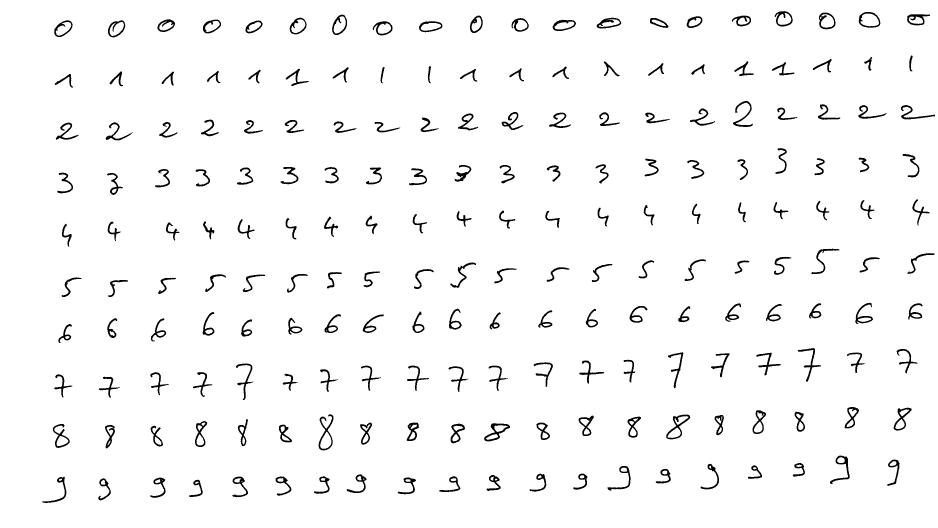
#> input picture TP3/app.tif, 2812 x 1584 px (shown at 1/3 size)
$ python main.py
#> lines starting #> are read from the running program, lines starting #| are printed output that depends on the picture; after the words box and inside, x2 and y2 are one past the last pixel; in counts of white or black regions, pixels touching at a corner belong together
### TP3/localizeDigits.py
import cv2
import numpy as np
from PIL import Image, ImageDraw

def getRanges(proj):
  """Turns horizontal or vertical pixels projection into ranges of row/columns containing non-zero elements

  Args:
      proj (np.array): Vector containing horizontal/vertical projection

  Returns:
      list: List of tuples containing start and end of non-zero elements
  """
  start = False
  end = False
  ranges = []
  for index, pixels in np.ndenumerate(proj):
    index = index[0]
    if pixels != 0 and not start:
      start = index
    if pixels == 0 and not end:
      end = index
    if start and end:
      if start<end:
        ranges.append([start, end])
      start = False
      end = False
  return ranges

def getDigitsCoordinates(imageFilename, outputFilename = None):
  """Localizes digits on learning base image

  Args:
      imageFilename (string): The learning base image filename
      outputFilename (string, optional): If non-empty, a copy of original image passed with imageFilename will be created under outputFilename with boxes around localized digits. Defaults to None.

  Returns:
      list: List of tuples of tuples containing coordinates of upper-left and bottom-right corners of each digit
  """
  im = cv2.imread(imageFilename, cv2.IMREAD_GRAYSCALE)
  im = 255 - im
  proj = np.sum(im,1)
  width = np.size(im, 1)
  horizontalRanges = getRanges(proj)
  i = Image.new('RGB', (width, proj.shape[0]), 'white')
  boxesCoordinates = []
  if outputFilename:
    originalImage = Image.open(imageFilename)
    draw = ImageDraw.Draw(originalImage)

  # Uncomment code below to save the horizontal projection histogram as 'result.png'
  """ m = np.max(proj)
  w = 500
  result = np.full((proj.shape[0],500),255)
  result = np.ascontiguousarray(result, dtype=np.uint8)
  for row in range(im.shape[0]):
    cv2.line(result, (0,row), (int(proj[row]*w/m),row), (0,0,0), 1)
  cv2.imwrite('result.png', result)"""

  for horizontalRange in horizontalRanges:
    lineOfDigits = im[horizontalRange[0]:horizontalRange[1], 0:width]
    verticalProj = np.sum(lineOfDigits,0)
    verticalRanges = getRanges(verticalProj)
    for verticalRange in verticalRanges:
      digitSubMatrix = im[horizontalRange[0]:horizontalRange[1], verticalRange[0]:verticalRange[1]]
      digitHorizontalProj = np.sum(digitSubMatrix, 1)
      digitTop = horizontalRange[0]
      digitBottom = horizontalRange[1]-1
      while not digitHorizontalProj[digitTop-horizontalRange[0]]:
        digitTop+=1
      while not digitHorizontalProj[digitBottom-horizontalRange[1]]:
        digitBottom-=1
      boxCoordinates = ((verticalRange[0],digitTop),(verticalRange[1],digitBottom))
      boxesCoordinates.append(boxCoordinates)
      if outputFilename:
        draw.rectangle(boxCoordinates,outline='red')
  if outputFilename:
    originalImage.save(outputFilename)
  return boxesCoordinates

# [5 lines that do not run on import are left out]

### TP3/main.py
import localizeDigits
import numpy as np
import math
import json
from json import JSONEncoder
import cv2

def groupDigitsByClass(digitsSamples, nbDigitsPerClass):
  """Reorders digit samples by class of digit

  Args:
      digitsSamples (list): raw list of digit samples positions
      nbDigitsPerClass (int): number of digit samples per class of digit

  Returns:
      list: reordered digit samples positions
  """
  digitSamples = []
  for i in range(len(digitsSamples)//nbDigitsPerClass):
    digitSamples.append([])
  for index, digit in enumerate(digitsSamples):
    digitSamples[index//nbDigitsPerClass].append(digit)
  return digitSamples

def getDigitZoning(imageSubMatrix, nbVertZones, nbHorZones):
  """Builds digit normalized zoning in one vector of dimension n*m where each element contains the number of black pixels

  Args:
      imageSubMatrix (np.array): The submatrix of the original set of digits containing only one digit to process
      nbVertZones (int): The number of vertical zoning areas (n)
      nbHorZones (int): The number of horizontal zoning areas (m)

  Returns:
      np.array: Vector of size n*m containing normalized densities for each zone
  """
  outputVector = []
  columnsWidth = math.ceil(np.size(imageSubMatrix,1)/nbHorZones)
  rowsHeight = math.ceil(np.size(imageSubMatrix, 0)/nbVertZones)
  surface = columnsWidth*rowsHeight
  for row in range(nbVertZones):
    rowStart = int(rowsHeight*row)
    for column in range(nbHorZones):
      columnStart = int(columnsWidth*column)
      subMatrix = imageSubMatrix[rowStart:rowStart+rowsHeight, columnStart:columnStart+columnsWidth]
      nbBlackPixels = np.size(subMatrix)-np.count_nonzero(subMatrix)
      nbBlackPixels/=surface
      outputVector.append(nbBlackPixels)
  return np.array(outputVector)

def learnDigits(learningBaseImage, nbDigitsByClass, nbVertZones, nbHorZones):
  digitPositions = localizeDigits.getDigitsCoordinates(learningBaseImage)
#> in getDigitsCoordinates, im is the input picture: shape (1584, 2812); min 0, max 255, mean 247.2
#> in getDigitsCoordinates, `im = 255 - im`:
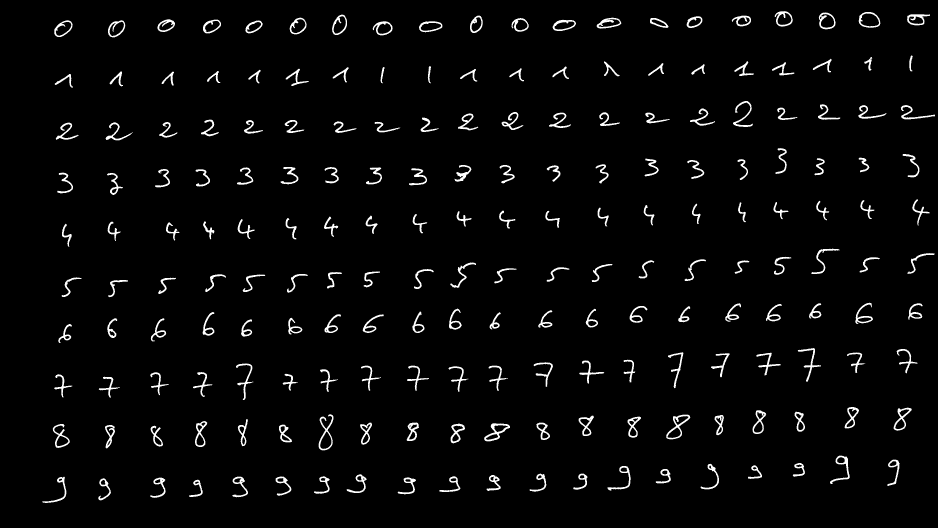
#> im: shape (1584, 2812) (shown at 1/3 size); min 0, max 255, mean 7.8
#> in getDigitsCoordinates, `proj = np.sum(im,1)`: proj = 1584 values, max 109140 at index 66, min 0 at index 0, mean 21988.6
#> in getDigitsCoordinates, `width = np.size(im, 1)`: width = 2812
#> the loop in getRanges, `for index, pixels in np.ndenumerate(proj):` made 1584 passes
#> pixels on pass 34: 255
#> after the loop in getRanges, `for index, pixels in np.ndenumerate(proj):`: end = 1510; ranges = [[34, 112], [167, 263], [304, 421], [445, 585], [599, 741], [747, 892], [909, 1029], [1045, 1200], [1222, 1351], [1368, 1509]]; start = False
#> in getDigitsCoordinates, `horizontalRanges = getRanges(proj)`: horizontalRanges has the same summary as ranges in getRanges
#> in getDigitsCoordinates, `i = Image.new('RGB', (width, proj.shape[0]), 'white')`: i: PIL image 2812x1584 RGB; every value is 255
#> the loop in getDigitsCoordinates, `for horizontalRange in horizontalRanges:` made 10 passes
#> pass 2, in getDigitsCoordinates, `lineOfDigits = im[horizontalRange[0]:horizontalRange[1], 0:width]`:
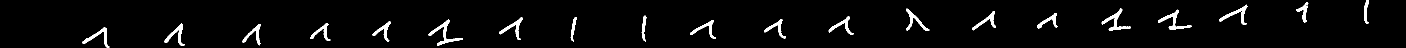
#> lineOfDigits: shape (96, 2812) (shown at 1/2 size); 3.3% white; 20 white regions, largest, box (x1, y1, x2, y2) and area: (857, 39, 926, 91) 708, (2203, 16, 2261, 61) 633, (2316, 19, 2383, 59) 606
#> after the loop in getDigitsCoordinates, `for horizontalRange in horizontalRanges:`: boxesCoordinates = 200 items
#> digitPositions = 200 items
  im = cv2.imread(learningBaseImage, cv2.IMREAD_GRAYSCALE)
  digitPositions = groupDigitsByClass(digitPositions, nbDigitsByClass)
#> the loop in groupDigitsByClass, `for i in range(len(digitsSamples)//nbDigitsPerClass):` made 10 passes
#> after the loop in groupDigitsByClass, `for i in range(len(digitsSamples)//nbDigitsPerClass):`: digitSamples = [[], [], [], [], [], [], [], [], [], []]
#> the loop in groupDigitsByClass, `for index, digit in enumerate(digitsSamples):` made 200 passes
#> digit on passes 1 to 3: ((164, 61), (218, 110)), ((325, 61), (376, 111)), ((473, 58), (525, 95))
#> digitPositions = 10 items
  digitVectors = []
  for digitClass in digitPositions:
    for digit in digitClass:
      digitSubMatrix = im[digit[0][1]:digit[1][1],digit[0][0]:digit[1][0]]
      profile = getDigitZoning(digitSubMatrix, nbVertZones, nbHorZones)
      digitVectors.append(profile)
#> this loop made 10 passes
#> digitSubMatrix: shape (78, 36); 72% white; 1 black region, box (x1, y1, x2, y2) and area: (0, 0, 36, 78) 785
  return digitVectors

def dist(vectorA, vectorB):
  """Computes the euclidean distance between two vectors A and B having the same dimension

  Args:
      vectorA (list): Vector A
      vectorB (list): Vector B

  Returns:
      int: The euclidean distance
  """
  return np.linalg.norm(np.array(vectorA)-np.array(vectorB))

def computeProbSum(profile, classesCenters):
  probSum = 0
  for classCenter in classesCenters:
    probSum+=math.exp(-dist(profile, classCenter))
  return probSum

def probability(digitClass, KNearestNeighbors):
  """Computes the probability for a profile to belong to the class of a digit

  Args:
  """
  return sum(neighbor[0]==digitClass for neighbor in KNearestNeighbors)/len(KNearestNeighbors)

def getKNearestNeighbors(K, digitDensityVector, digitsDensityVectors, nbDigitsPerClass):
  """Builds the list of k nearest neighbors of a digit in learning base

  Args:
      K (int): The number of expected nearest neighbors
      digitDensityVector (list): Density vector of digit to classify
      digitsDensityVectors (list): Flat list of density vectors of each digit in learning base
      nbDigitsPerClass (int): Number of digits per class of digits

  Returns:
      list: List of nearest neighbors as tuples in the form (class, distance)
  """
  distances = []
  for digitIndex, digitOfLearningBase in enumerate(digitsDensityVectors):
    distance = dist(digitDensityVector, digitOfLearningBase)
    distances.append((digitIndex//nbDigitsPerClass, distance))
  distances.sort(key=lambda i:i[1])
  return distances[0:K]

class NumpyArrayEncoder(JSONEncoder):
    def default(self, obj):
        if isinstance(obj, np.ndarray):
            return obj.tolist()
        return JSONEncoder.default(self, obj)

def printClassifierStat(recognizedDigits, nbDigitsPerClass):
  """Displays stats about recognized digits

  Args:
      recognizedDigits (array): List of recognized digits
      nbDigitsPerClass (int): Number of digits in each class
  """
  nbSuccessByClass = [0]*10
  for index, recognizedDigit in enumerate(recognizedDigits):
    if(recognizedDigit==index//nbDigitsPerClass):
      nbSuccessByClass[index//nbDigitsPerClass]+=1
  nbSuccess = sum(nbSuccessByClass)
  print("%i digits successfully recognized = %4.2f %%"%(nbSuccess, nbSuccess))
  for (classIndex, successInClass) in enumerate(nbSuccessByClass):
    print('- class %i : %i success = %4.2f %%'%(classIndex, successInClass,100*successInClass//nbDigitsPerClass))

if __name__ == "__main__":
  n = 8
  m = 8
  nbDigitsPerClass = 20
  nbNearestNeighbors = 7
  digitsDensityVectors = learnDigits('app.tif', nbDigitsPerClass, n, m)
  with open('vectors.json','w') as vectorsOutfile:
    json.dump(digitsDensityVectors, vectorsOutfile, cls=NumpyArrayEncoder)
  testDigitsPositions = localizeDigits.getDigitsCoordinates('test.tif')
#> call 2 of getDigitsCoordinates, with imageFilename = 'test.tif'
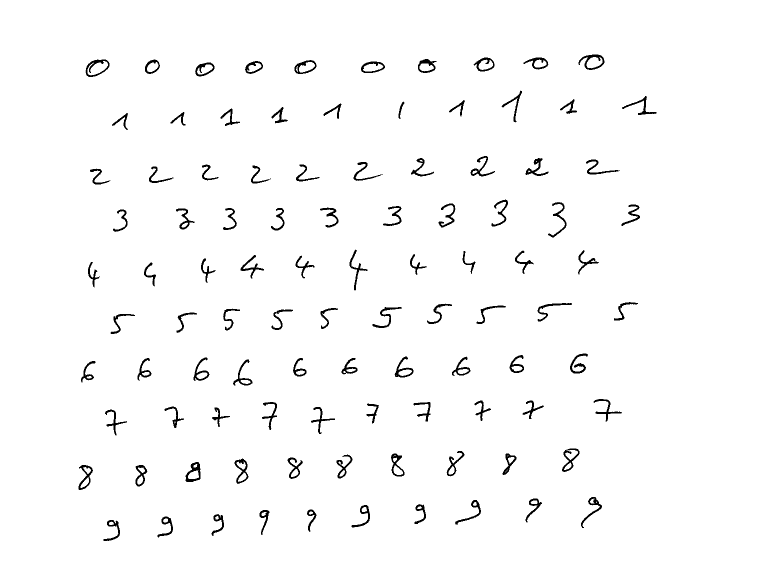
#> input picture TP3/test.tif, 1514 x 1175 px (shown at 1/2 size)
#> in getDigitsCoordinates (call 2), `im = cv2.imread(imageFilename, cv2.IMREAD_GRAYSCALE)`: im: shape (1175, 1514); 97.9% white; 100 black regions, largest, box (x1, y1, x2, y2) and area: (171, 119, 219, 154) 545, (371, 924, 401, 964) 542, (1157, 109, 1209, 140) 533
#> in getDigitsCoordinates (call 2), `im = 255 - im`:
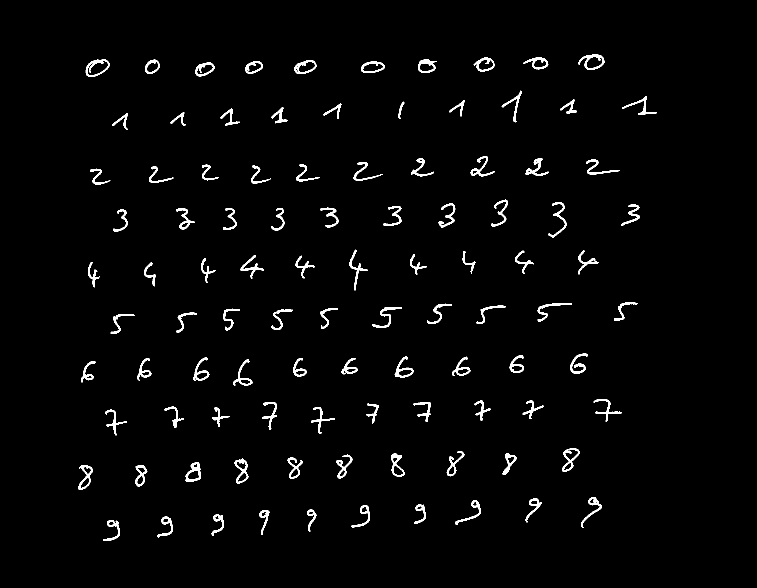
#> im: shape (1175, 1514) (shown at 1/2 size); 2.1% white; 100 white regions, largest, box (x1, y1, x2, y2) and area: (171, 119, 219, 154) 545, (371, 924, 401, 964) 542, (1157, 109, 1209, 140) 533
#> in getDigitsCoordinates (call 2), `i = Image.new('RGB', (width, proj.shape[0]), 'white')`: i: PIL image 1514x1175 RGB; every value is 255
#> the loop in getDigitsCoordinates (call 2), `for horizontalRange in horizontalRanges:` made 10 passes
#> horizontalRange on passes 1 to 10: [110, 154], [182, 260], [313, 369], [400, 475], [500, 581], [605, 668], [708, 771], [799, 871], [898, 980], [995, 1082]
#> pass 2, in getDigitsCoordinates (call 2), `lineOfDigits = im[horizontalRange[0]:horizontalRange[1], 0:width]`:
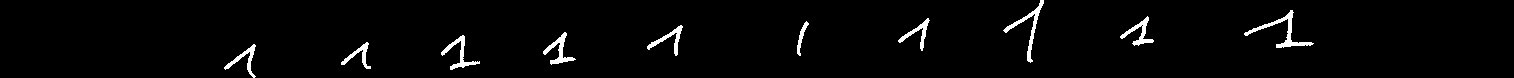
#> lineOfDigits: shape (78, 1514); 2.4% white; 10 white regions, largest, box (x1, y1, x2, y2) and area: (1244, 10, 1314, 48) 460, (1003, 0, 1044, 63) 388, (441, 35, 480, 70) 321
  im = cv2.imread('test.tif', cv2.IMREAD_GRAYSCALE)
  probVectors = []
  recognizedDigits = []
  for indexDigit, digit in enumerate(testDigitsPositions):
    probVectors.append([])
    digitSubMatrix = im[digit[0][1]:digit[1][1],digit[0][0]:digit[1][0]]
    profile = getDigitZoning(digitSubMatrix, n, m)
    nearestNeighbors = getKNearestNeighbors(nbNearestNeighbors, profile, digitsDensityVectors, nbDigitsPerClass)
    """ if(indexDigit==30):
      cv2.imwrite('testedDigit.png', digitSubMatrix)
      print(nearestNeighbors)
      break """
    recognizedDigit = -1
    maxProb = 0
    for digitCandidate in range(10):
      newProb = probability(digitCandidate, nearestNeighbors)
      probVectors[indexDigit].append(newProb)
      if newProb>maxProb:
        maxProb=newProb
        recognizedDigit=digitCandidate
    recognizedDigits.append(recognizedDigit)
    print(recognizedDigit)
#> this loop made 100 passes
#> digit on passes 1 to 12: ((172, 119), (219, 153)), ((291, 119), (320, 147)), ((391, 125), (429, 152)), ((491, 122), (526, 147)), ((590, 120), (633, 147)), ((723, 123), (770, 145)), ((837, 118), (873, 145)), ((948, 115), (989, 142)), ((1048, 115), (1097, 138)), ((1158, 110), (1209, 139)), ((225, 226), (256, 259)), ((342, 224), (371, 250))
#| 0
#| 0
#| 0
#| 0
#| 0
#| 0
#| 0
#| 0
#> (further printed lines are left out)
#> pass 1, `digitSubMatrix = im[digit[0][1]:digit[1][1],digit[0][0]:digit[1][0]]`:
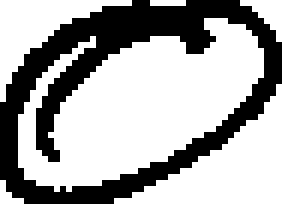
#> digitSubMatrix: shape (34, 47) (shown 6 times larger); 66.6% white; 1 black region, box (x1, y1, x2, y2) and area: (0, 0, 47, 34) 533
#> after the loop:
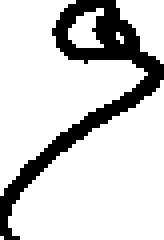
#> digitSubMatrix: shape (60, 41) (shown 4 times larger); 81.7% white; 1 black region, box (x1, y1, x2, y2) and area: (0, 0, 41, 60) 450
  printClassifierStat(recognizedDigits, 10)
#> the loop in printClassifierStat, `for index, recognizedDigit in enumerate(recognizedDigits):` made 100 passes
#> recognizedDigit on passes 1 to 12: 0, 0, 0, 0, 0, 0, 0, 0, 0, 0, 1, 1
#| 84 digits successfully recognized = 84.00 %
#> the loop in printClassifierStat, `for (classIndex, successInClass) in enumerate(nbSuccessByClass):` made 10 passes
#> successInClass on passes 1 to 10: 10, 7, 10, 7, 9, 10, 9, 10, 6, 6
#| - class 0 : 10 success = 100.00 %
#| - class 1 : 7 success = 70.00 %
#| - class 2 : 10 success = 100.00 %
#| - class 3 : 7 success = 70.00 %
#| - class 4 : 9 success = 90.00 %
#| - class 5 : 10 success = 100.00 %
#| - class 6 : 9 success = 90.00 %
#| - class 7 : 10 success = 100.00 %
#> (further printed lines are left out)
  with open('probabilities.json','w') as outfile:
    json.dump(probVectors,outfile)
